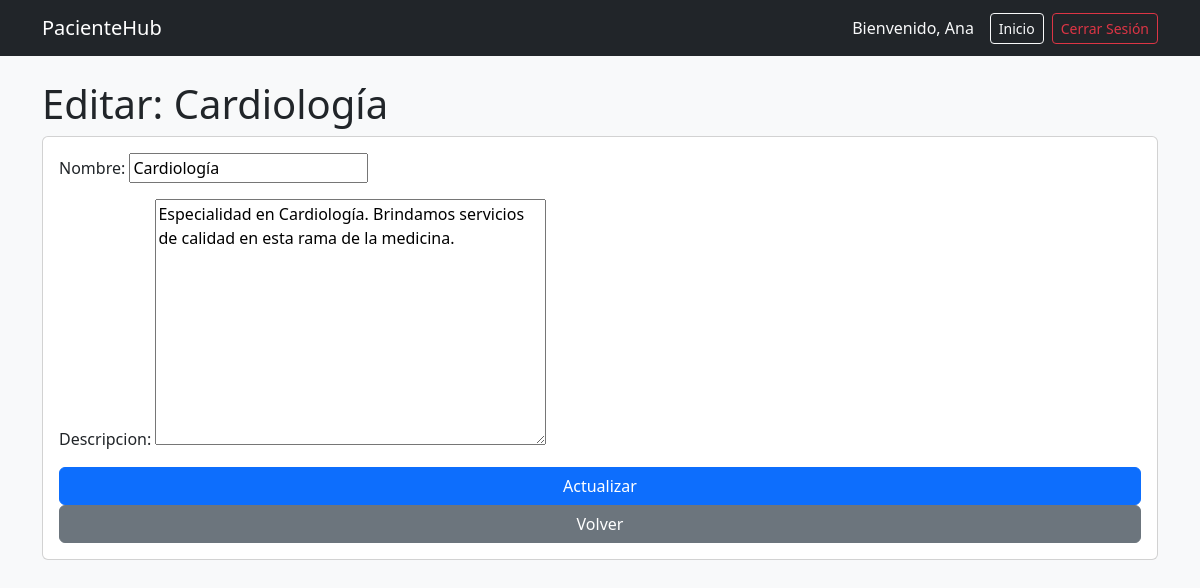
The app's page /especialidad/editar/cardiologia/ (signed in) with its own data.
### student/models.py (models this page shows, shortened)
class Paciente(AbstractUser):
    cedula = models.CharField(max_length=10, unique=True)
    telefono = models.CharField(max_length=10)
    fecha_nacimiento = models.DateField()
    direccion = models.TextField()
    email = models.EmailField(unique=True)
    first_name = models.CharField(max_length=150)
    last_name = models.CharField(max_length=150)
    slug = models.SlugField(unique=True, blank=True)

class Especialidad(models.Model):
    nombre = models.CharField(max_length=100, unique=True)
    descripcion = models.TextField(blank=True, null=True)
    slug = models.SlugField(unique=True, blank=True)
    class Meta:
        verbose_name_plural = "Especialidades"

### student/views.py (the view)
# urls.py: path("especialidad/editar/<slug:slug>/", views.editar_especialidad, name="editar_especialidad"),
@login_required(login_url='student:login')
def editar_especialidad(request, slug):
    especialidad = get_object_or_404(Especialidad, slug=slug)
    form = EspecialidadForm(request.POST or None, instance=especialidad)
    if form.is_valid():
        form.save()
        messages.success(request, 'Especialidad actualizada correctamente')
        return redirect('student:listar_especialidades')
    return render(request, 'especialidad/editar.html', {'form': form, 'especialidad': especialidad})

### student/forms.py (shortened to what this page needs)
class EspecialidadForm(forms.ModelForm):
    class Meta:
        model = Especialidad
        fields = ['nombre', 'descripcion']

### student/templates/especialidad/editar.html (shortened to what this page needs)
{% extends "paciente/base.html" %}
{% load static %}
{% block content %}
<h1>Editar: {{ especialidad.nombre }}</h1>
<form method="post" class="card card-body" id="formEspecialidad" name="formEspecialidad">
  {{ form.as_p }}
  <button type="submit" class="btn btn-primary" id="btnActualizar">Actualizar</button>
  <a class="btn btn-secondary" href="{% url 'student:listar_especialidades' %}">Volver</a>
</form>
{% endblock %}

### student/templates/paciente/base.html (shortened to what this page needs)
<!doctype html>
<html lang="es">
<head>
  <link href="https://cdn.jsdelivr.net/npm/bootstrap@5.3.2/dist/css/bootstrap.min.css" rel="stylesheet">
</head>
<body class="bg-light">
<nav class="navbar navbar-dark bg-dark mb-4">
  <div class="container">
    <a class="navbar-brand" href="{% url 'student:inicio' %}">PacienteHub</a>
    <div class="d-flex align-items-center">
      <span class="navbar-text text-light me-3">
        Bienvenido, {{ user.first_name }}
      </span>
      <a class="btn btn-sm btn-outline-light me-2" href="{% url 'student:inicio' %}">Inicio</a>
      <a class="btn btn-sm btn-outline-danger" href="{% url 'student:logout' %}">Cerrar Sesión</a>
    </div>
  </div>
</nav>
<div class="container">
  {% block content %}{% endblock %}
</div>
</body>
</html>

### records on screen
Paciente: first_name "Ana"
Especialidad: nombre "Cardiología", descripcion "Especialidad en Cardiología. Brindamos servicios de calidad en esta rama de la medicina."
